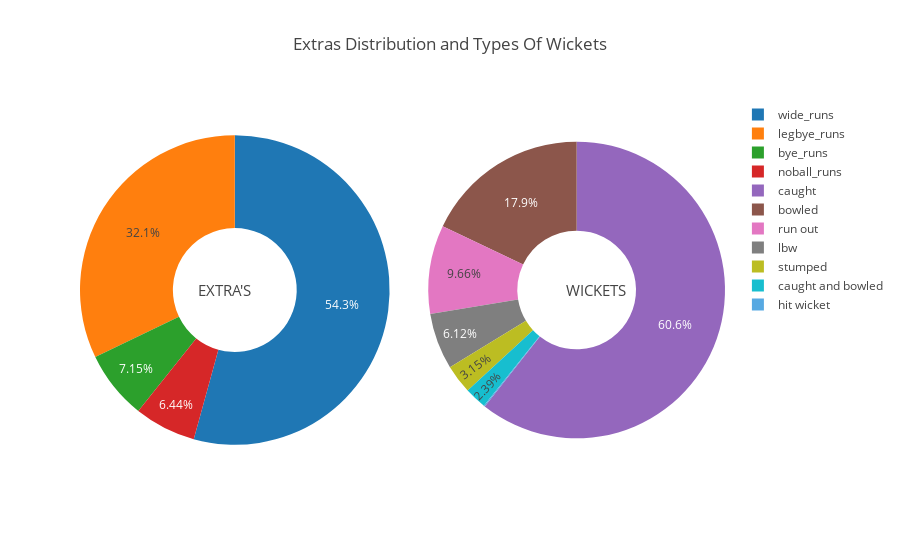

This figure's notebook cell:
### Code cell
extras=['wide_runs','bye_runs','legbye_runs','noball_runs']
sizes=[5161,680,3056,612]

dismiss=["run out","bowled", "caught", "lbw", "stumped", "caught and bowled", "hit wicket"]
ct=delivery[delivery["dismissal_kind"].isin(dismiss)]
bx=ct.dismissal_kind.value_counts()[:10]
bx


fig = {
  "data": [
    {
      "values": sizes,
      "labels": extras,
      "domain": {"x": [0, .48]},
      "name": "Extra's",
      "hoverinfo":"label+percent+name",
      "hole": .4,
      "type": "pie"
    },     
    {
      "values": bx.values ,
      "labels": bx.index,
      "text":"CO2",
      "textposition":"inside",
      "domain": {"x": [.54, 1]},
      "name": "Wickets",
      "hoverinfo":"label+percent+name",
      "hole": .4,
      "type": "pie"
    }],
  "layout": {
        "title":"Extras Distribution and Types Of Wickets",
        "annotations": [
            {
                "font": {
                    "size": 15
                },
                "showarrow": False,
                "text": "EXTRA'S",
                "x": 0.18,
                "y": 0.5
            },
            {
                "font": {
                    "size": 15
                },
                "showarrow": False,
                "text": "WICKETS",
                "x": 0.85,
                "y": 0.5
            }
        ]
    }
}
py.iplot(fig, filename='donut')

### Figure 1 — Plotly figure (JSON) as saved in the notebook; plotly's stock layout.template omitted (floating-point values rounded to 4 significant figures)
{"data": [{"domain": {"x": [0, 0.48]}, "hole": 0.4, "hoverinfo": "label+percent+name", "labels": ["wide_runs", "bye_runs", "legbye_runs", "noball_runs"], "name": "Extra's", "type": "pie", "values": [5161, 680, 3056, 612]}, {"domain": {"x": [0.54, 1]}, "hole": 0.4, "hoverinfo": "label+percent+name", "labels": ["caught", "bowled", "run out", "lbw", "stumped", "caught and bowled", "hit wicket"], "name": "Wickets", "text": "CO2", "textposition": "inside", "type": "pie", "values": [5348, 1581, 852, 540, 278, 211, 10]}], "layout": {"annotations": [{"font": {"size": 15}, "showarrow": false, "text": "EXTRA'S", "x": 0.18, "y": 0.5}, {"font": {"size": 15}, "showarrow": false, "text": "WICKETS", "x": 0.85, "y": 0.5}], "title": "Extras Distribution and Types Of Wickets"}}
